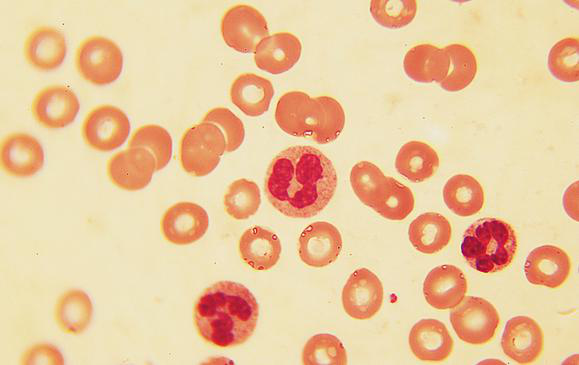
#> input picture data/cell.png, 579 x 365 px
$ python hough.py   (older library calls are emulated)
#> lines starting #> are read from the running program, lines starting #| are printed output that depends on the picture; after the words box and inside, x2 and y2 are one past the last pixel; in counts of white or black regions, pixels touching at a corner belong together
### analysis.py
# -*- coding: utf-8 -*-
"""
Created on 2021.3.24

@author: liu
"""
import matplotlib.pyplot as plt
from skimage.io import imread, imsave
import numpy as np
from scipy.ndimage import binary_fill_holes, label, generate_binary_structure, distance_transform_edt
from skimage.morphology import watershed
from skimage.measure import regionprops
from skimage.filters import  sobel

def analysis(img):
    img_binary=img.copy()
    # threshold
    img_binary = np.array([1]*200+[0]*55)[img_binary]
    # binary fill
    img_filled = binary_fill_holes(img_binary)

    #label
    labeled = label(img_filled, generate_binary_structure(2, 1))[0].astype('uint8')
    ls= regionprops(labeled)
    lst = np.array([0]*(len(ls)+1))

    #filter the small object
    for i in ls:
        if i.area<1100: lst[i.label]=0
        else: lst[i.label] = i.label
    labeled1 = lst[labeled.astype(np.int32)]

    #relabel
    labeled1 = label(labeled1, generate_binary_structure(2, 1))[0].astype('uint8')

    return img_binary, img_filled, labeled, labeled1
# [31 lines that do not run on import are left out]
    # print(img.shape)

### hough.py
# -*- coding: utf-8 -*-
"""
Created on 2021.3.24

@author: liu

reference https://scikit-image.org/docs/dev/auto_examples/edges/plot_circular_elliptical_hough_transform.html
"""
import numpy as np
import matplotlib.pyplot as plt

from skimage import data, color
from skimage.transform import hough_circle, hough_circle_peaks
from skimage.feature import canny
from skimage.draw import circle_perimeter
from skimage.util import img_as_ubyte

from skimage.io import imread, imsave
import matplotlib.pyplot as plt
from analysis import analysis

def get_hough(image, num=20):
    edges = canny(image, sigma=2, low_threshold=5, high_threshold=50)

    # Detect two radii
    hough_radii = np.arange(20, 100, 1)
    print(hough_radii)
    hough_res = hough_circle(edges, hough_radii)

    # Select the most prominent 3 circles
    accums, cx, cy, radii = hough_circle_peaks(hough_res, hough_radii,
                                               total_num_peaks=num)

    return edges, zip(cy, cx, radii)

if __name__ == '__main__':
    # Load picture and detect edges
    image = (imread('data/cell.png', 1)*255).astype('uint8')
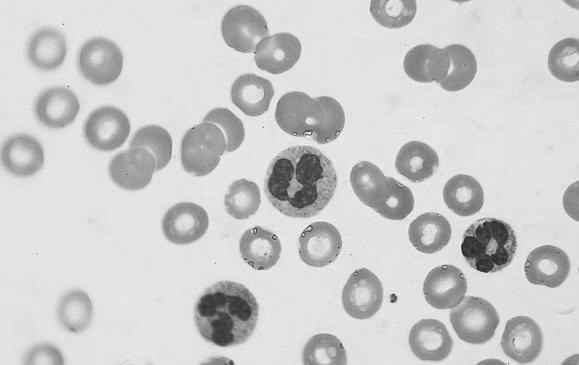
#> image: shape (365, 579); min 31, max 246, mean 204.1

    gray_edges, gray_result = get_hough(image)
#> in get_hough, `edges = canny(image, sigma=2, low_threshold=5, high_threshold=50)`:
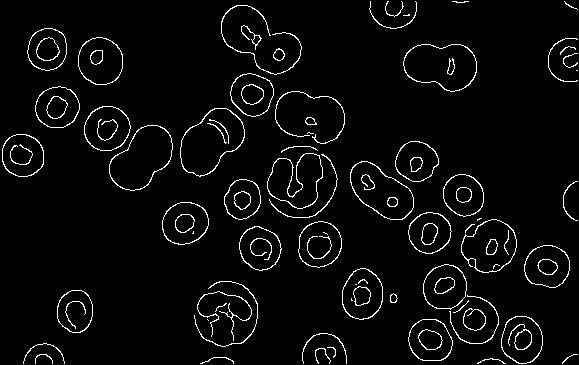
#> edges: shape (365, 579) bool; 4% white in thin lines or dots
#> in get_hough, `accums, cx, cy, radii = hough_circle_peaks(hough_res, hough_radii, tot..`: accums = 20 values, max 0.742 at index 0, min 0.485 at index 19, mean 0.55; cx = 20 values, max 547 at index 14, min 22 at index 0, mean 307.8; cy = 20 values, max 339 at index 8, min 28 at index 19, mean 199.4; radii = 20 values, max 32 at index 13, min 20 at index 1, mean 22.1

    fig, axes = plt.subplots(2, 2)
    ax = axes.flatten()

    _, _, _, labeled1 = analysis(image)
#> in analysis, `img_binary = np.array([1]*200+[0]*55)[img_binary]`: img_binary: shape (365, 579) int64; values 0 (black) and 1 (white), 27% white; 56 white regions (17 under 20 px), largest, box (x1, y1, x2, y2) and area: (264, 146, 337, 218) 4075, (194, 280, 259, 347) 3405, (221, 5, 302, 75) 3110
#> in analysis, `img_filled = binary_fill_holes(img_binary)`: img_filled: shape (365, 579) bool; 29.4% white; 54 white regions (15 under 20 px)
#> in analysis, `labeled = label(img_filled, generate_binary_structure(2, 1))[0].astype..`:
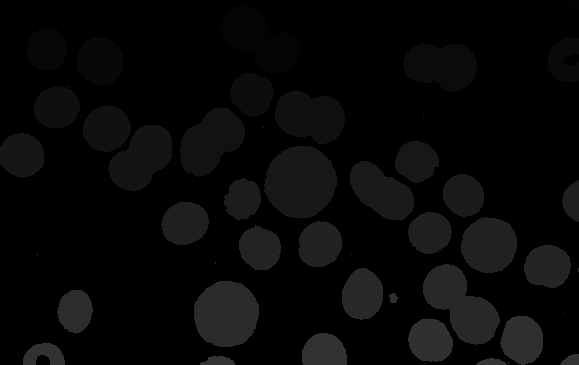
#> labeled: shape (365, 579); min 0, max 54, mean 7.7
#> in analysis, `ls= regionprops(labeled)`: ls = 54 regions; largest, box (x1, y1, x2, y2) and area: (264, 146, 337, 218) 4077, (423, 264, 500, 345) 3408, (194, 280, 259, 347) 3405, (221, 5, 302, 75) 3262, (180, 107, 245, 177) 2907
#> in analysis, `lst = np.array([0]*(len(ls)+1))`: lst = 55 values from 0 to 0
#> the loop in analysis, `for i in ls:` made 54 passes
#> after the loop in analysis, `for i in ls:`: lst = 55 values, max 49 at index 49, min 0 at index 0, mean 14.4
#> in analysis, `labeled1 = lst[labeled.astype(np.int32)]`:
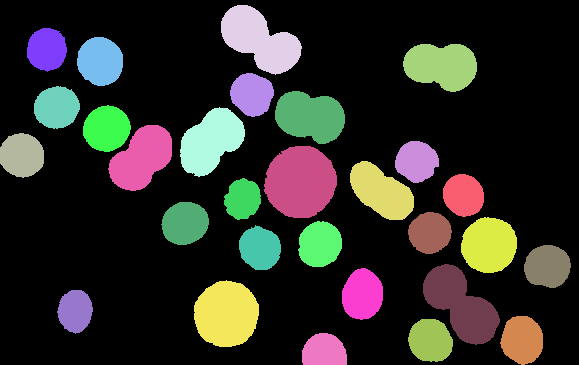
#> labeled1: shape (365, 579) int64; 30 distinct labels, from 0 to 49; one colour per label, 0 black
    labeled1[labeled1>0] = 255
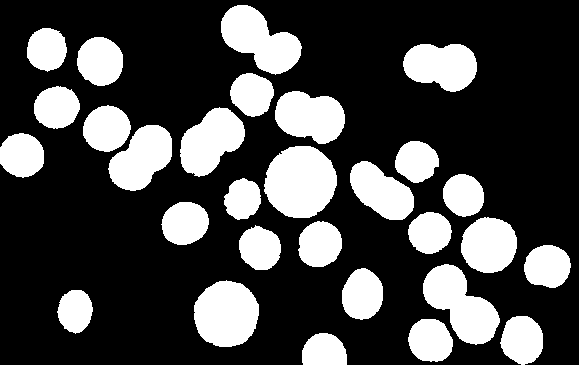
#> labeled1: shape (365, 579); 27.6% white; 29 white regions, largest, box (x1, y1, x2, y2) and area: (264, 146, 337, 218) 4077, (423, 264, 500, 345) 3408, (194, 280, 259, 347) 3405
    label_edges, label_result = get_hough(labeled1)
#> call 2 of get_hough, with num = 20
#> in get_hough (call 2), `edges = canny(image, sigma=2, low_threshold=5, high_threshold=50)`:
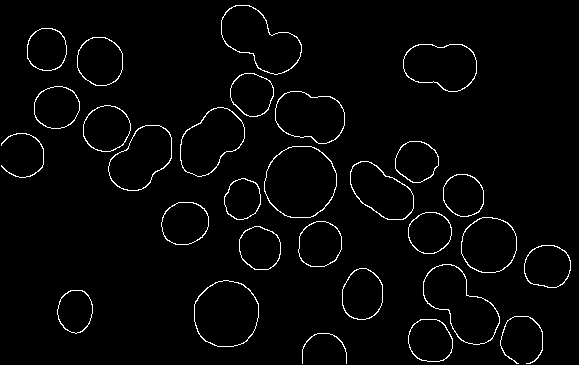
#> edges: shape (365, 579) bool; 2.5% white in thin lines or dots
#> in get_hough (call 2), `accums, cx, cy, radii = hough_circle_peaks(hough_res, hough_radii, tot..`: accums = 20 values, max 0.618 at index 0, min 0.492 at index 19, mean 0.542; cx = 20 values, max 547 at index 11, min 21 at index 1, mean 293.3; cy = 20 values, max 340 at index 16, min 49 at index 4, mean 195.2; radii = 20 values, max 36 at index 5, min 20 at index 8, mean 23.25

    ax[0].imshow(image, cmap='gray')
    for center_y, center_x, radius in gray_result:
        circle = plt.Circle((center_x, center_y), radius, color='blue', fill=False)
        ax[0].add_patch(circle)
#> this loop made 20 passes
#> (center_y, center_x, radius) on passes 1 to 12: (155, 22, 21), (161, 416, 20), (232, 429, 21), (129, 107, 23), (128, 106, 22), (194, 463, 20), (232, 430, 20), (242, 320, 21), (339, 429, 21), (49, 48, 21), (320, 475, 23), (233, 428, 20)
    ax[1].imshow(gray_edges)
    ax[2].imshow(labeled1, cmap='gray')
    for center_y, center_x, radius in label_result:
        circle = plt.Circle((center_x, center_y), radius, color='blue', fill=False)
        ax[2].add_patch(circle)
#> this loop made 20 passes
#> (center_y, center_x, radius) on passes 1 to 12: (128, 106, 23), (155, 21, 22), (245, 489, 28), (232, 429, 21), (49, 46, 21), (182, 300, 36), (60, 99, 23), (129, 107, 24), (194, 463, 20), (161, 416, 21), (195, 464, 21), (267, 547, 23)
    ax[3].imshow(label_edges)

    ax[0].set_title('gray input', fontsize=12)
    ax[1].set_title('gray sobel', fontsize=12)
    ax[2].set_title('msk input', fontsize=12)
    ax[3].set_title('msk sobel', fontsize=12)
    for i in range(4): ax[i].set_axis_off()
    fig.tight_layout()
    plt.show()
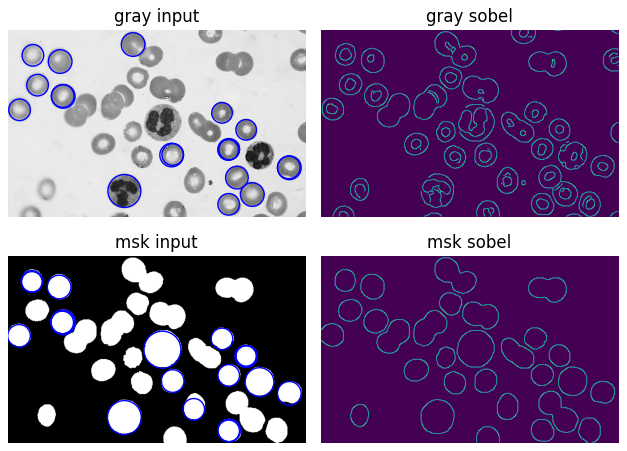
#> figure drawn by matplotlib, 4 panels
